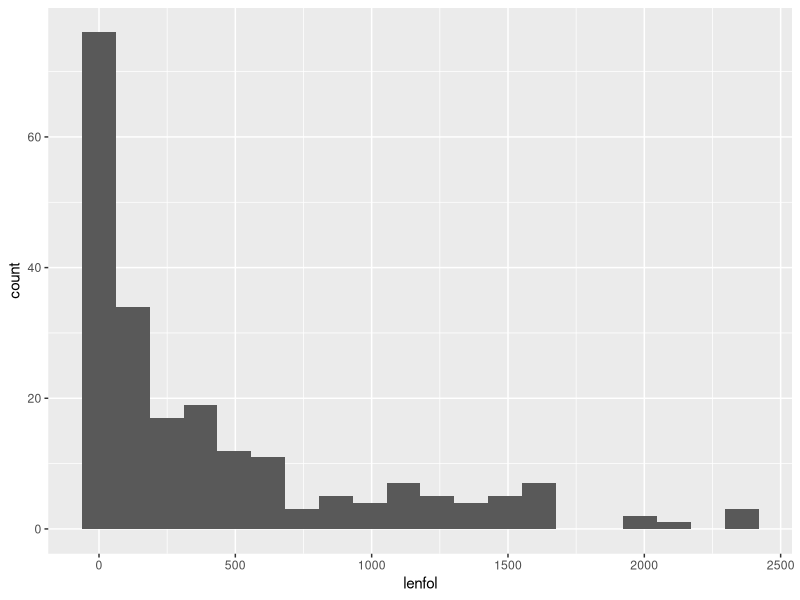
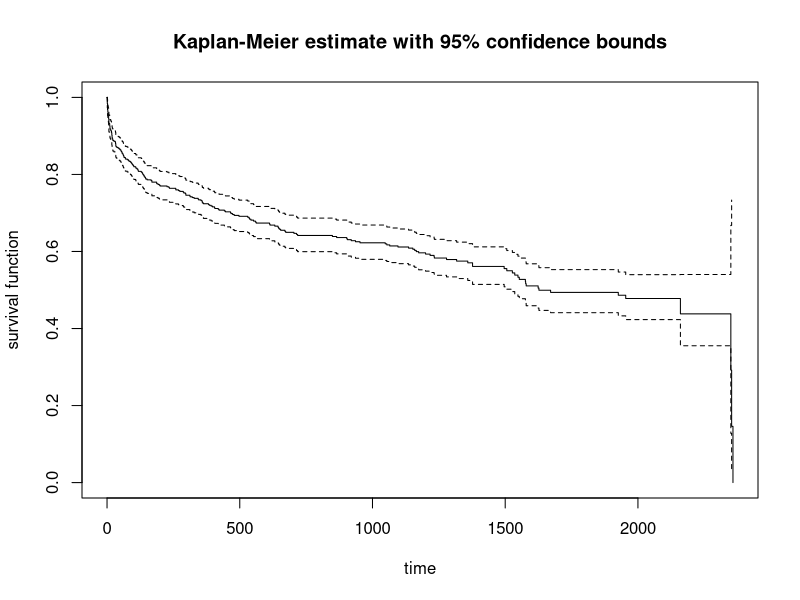

Source code (R) for these figures, in order:
library(dplyr)
library(ggplot2)
library(survival)
library(readr)

#setwd("~/Desktop/BUF_DataScience/2_tidydata_survival_analysis/whas500")
df <- read_csv("whas500.csv")

summary(df$lenfol)

dead <- df[df$fstat>0,]
ggplot(dead, aes(lenfol)) +
  geom_histogram(bins=20)


time_of_event <- df$lenfol
event <- df$fstat
time <- seq(0,2500,100)

srv <-Surv(time = time_of_event,event =event)

my.fit <- survfit(srv ~ 1)
plot(my.fit, main="Kaplan-Meier estimate with 95% confidence bounds", xlab="time", ylab="survival function")

#stratify Congestive Heart Complications
srv_w <-Surv(time = time_of_event[df$chf==1],event =event[df$chf==1])

srv_wo <-Surv(time = time_of_event[df$chf!=1],event =event[df$chf!=1])


new.srv <-Surv(time = time_of_event,event =event)

cph <- coxph( new.srv ~ (fstat + lenfol + bmi+ age),data=df)

